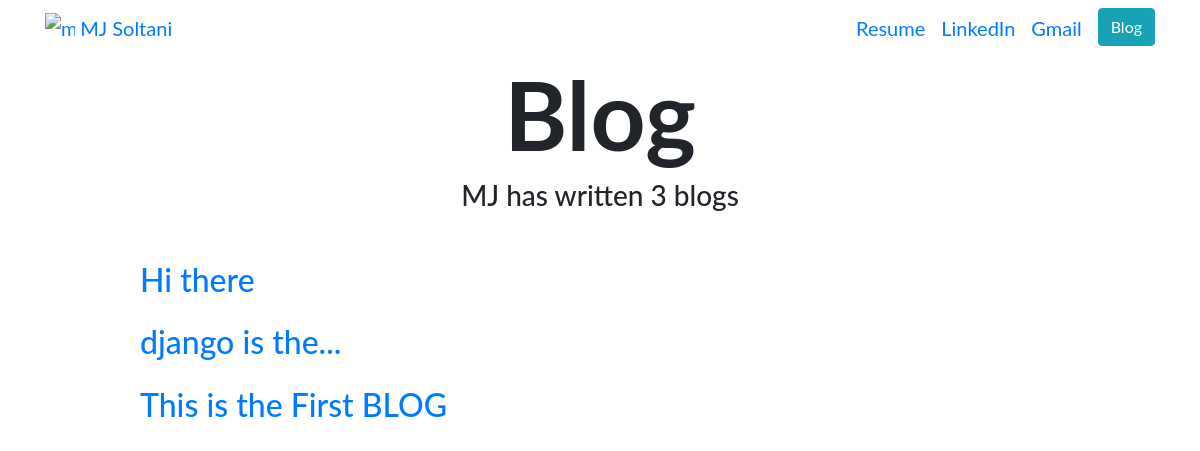
Screenshot of /blog/ with the database file from the repository.
### blog/models.py (models this page shows, shortened)
class Blog(models.Model):
    title = models.CharField(max_length=100)
    published = models.DateTimeField()
    posts = models.TextField()

### blog/views.py (the view)
# urls.py: path('', views.blog, name='all_blogs'),
def blog(request):
    blog = Blog.objects.order_by('-published')[:3]
    count =Blog.objects.count()
    return render(request, 'blog/blog.html', {'blogs': blog})

### blog/templates/blog/blog.html (shortened to what this page needs)
{% extends "portfolio/base.html" %}
{% load static %}
{% block content %}
<h1 id="blogtitle" class="font-weight-bold text-center">Blog</h1>
<h3 class="text-center mb-5">MJ has written {{ blogs.count }} blog{{ blogs.count|pluralize }}</h3>
{% for blog in blogs %}
<div class="row justify-content-center my-3">
  <div class="col-md-10">
    <a href="{% url 'blog:detail' blog.id %}">
      <h2>{{ blog.title }}</h2>
    </a>
  </div>
</div>
{% endfor %}
{% endblock %}

### portfolio/static/portfolio/custom.css (style rules this page uses)
body { font-family: 'Lato', sans-serif; }
#blogtitle { font-size: 6rem; }

### rows the page displays
Blog: title "Hi there"
Blog: title "django is the..."
Blog: title "This is the First BLOG"

### other values shown
{{ blogs.count }} "3"
